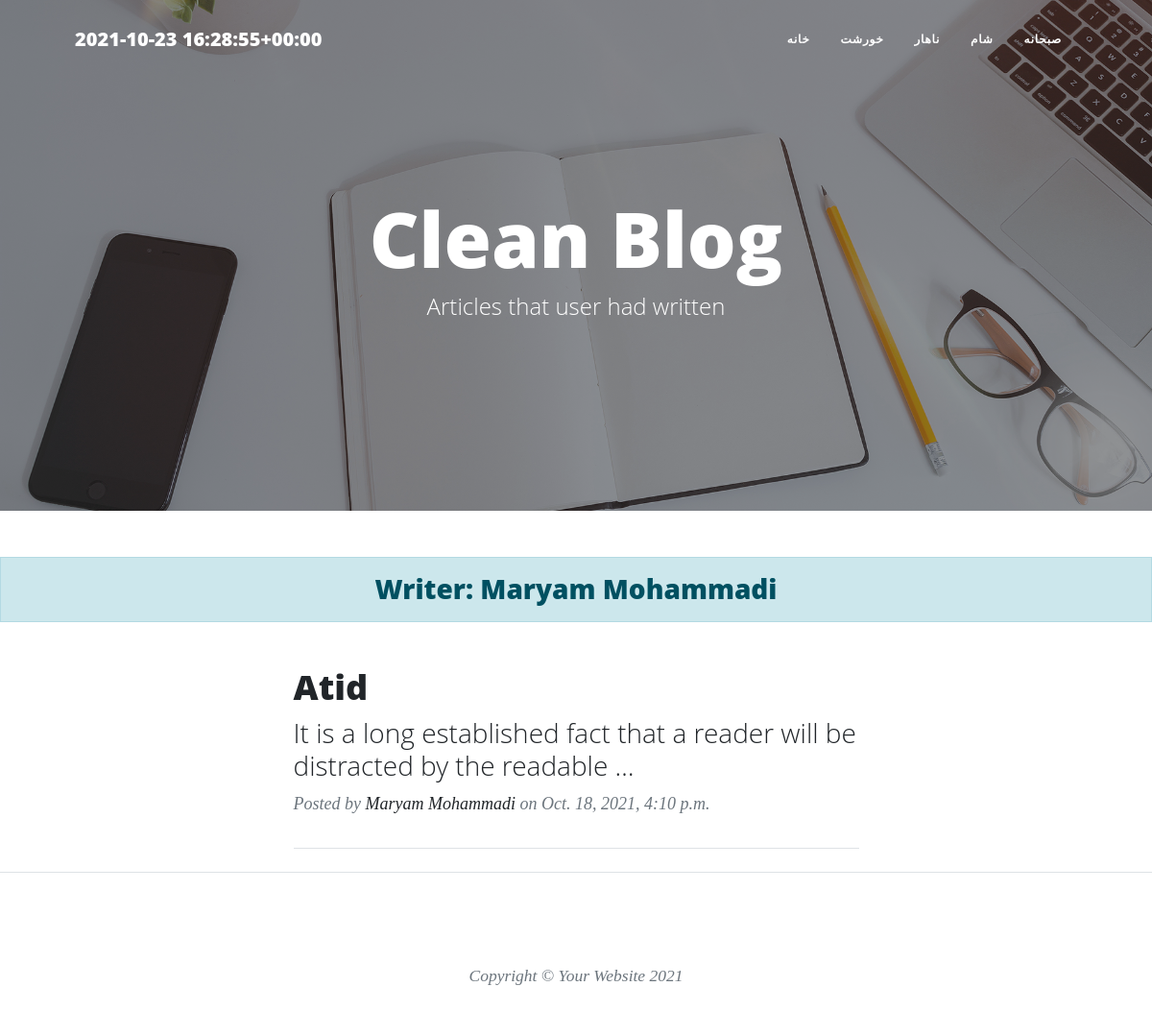
Screenshot of /articles/users/Maryam with the database file from the repository.
### food/models.py (models this page shows, shortened)
class Category(models.Model):
    parent = models.ForeignKey('self', null=True, default=None, blank=True, on_delete=models.SET_NULL, related_name='children')
    name = models.CharField(max_length=20)
    slug = models.CharField(max_length=20)
    class Meta:
        verbose_name = 'گروه'
        verbose_name_plural = 'گروه‌ ها'

class foodModels(models.Model):
    RATE = (
        ('3','Very good'),
        ('2', 'Good'),
        ('1','Bad'),
    )
    AUTH = (
        ('Admins',(
            ('Atid','Atid'),
            ('Rahmat','Rahmat'),
            ('Noora','Noora'),
        )),
        ('Normal people',(
            ('Yasin','Yasin'),
            ('Ebne','Ebne')
        )),
    )
    user = models.ForeignKey(User, null=True, on_delete=models.SET_NULL,default='User.id',related_name='author', verbose_name='نویسنده')
    name = models.CharField(max_length=20)
    slug = models.SlugField(max_length=20)
    desc = models.TextField(default="add descriptions here.")
    rate = models.CharField(max_length=1, choices=RATE)
    auth = models.CharField(max_length=20, choices=AUTH)  # special feature
    date = models.DateTimeField(default=timezone.now)
    categ = models.ManyToManyField(Category, related_name='categs')
    img = models.ImageField(upload_to='foodPics/')
    special_article = models.BooleanField(default=False, verbose_name="مقاله‌ی ویژه")
    check = models.BooleanField(default=False, verbose_name="آیا اجازه انتشار می‌دهید؟")
    class Meta:
        verbose_name = 'غذا'
        verbose_name_plural = 'غذاها'
    objects = manageFood()
    def categ_to_str(self):
        return ", ".join([Category.name for Category in self.categ.all()])
    categ_to_str.short_description = 'Category'

### Account/models.py (models this page shows)
class User(AbstractUser):
    is_author = models.BooleanField(default=False)
    vip_date = models.DateField(default=timezone.now)
    def is_special_user(self):
        if self.vip_date > date.today():
            return True
        else:
            return False
    is_special_user.boolean = True #baraye change kardan False be zarbdar to admin panel
    class Meta:
        verbose_name = 'کاربر'
        verbose_name_plural = 'کاربرها'

### food/views.py (the view)
# urls.py: path('articles/users/<slug:username>', AuthorShow.as_view(), name='authClass')
class AuthorShow(generic.ListView):
    template_name = 'author_list.html'
    paginate_by = 3
    def get_queryset(self):
        global user
        username = self.kwargs.get('username')
        user = get_object_or_404(User, username=username)
        return User.objects.all()
    def get_context_data(self, **kwargs):
        context = super().get_context_data(**kwargs)
        context['user'] = user
        return context

### food/templatetags/base_tag.py (called while the page is built)
@register.simple_tag()
def showTime():
    return timezone.now()

@register.inclusion_tag('categ_tags.html')
def profCateg():
    return {
        'cat': Category.objects.all()
    }

### templates/author_list.html
{% extends 'base.html' %}
{% load static %}
{% block content %}
        <header class="masthead" style="background-image: url('{% static 'assets/img/home-bg.jpg' %}')">
            <div class="container position-relative px-4 px-lg-5">
                <div class="row gx-4 gx-lg-5 justify-content-center">
                    <div class="col-md-10 col-lg-8 col-xl-7">
                        <div class="site-heading">
                            <h1>Clean Blog</h1>
                            <span class="subheading">Articles that user had written</span>
                        </div>
                    </div>
                </div>
            </div>
        </header>
    <h3 class="alert alert-primary text-center">Writer: {{ user.get_full_name }}</h3>
        <div class="container px-4 px-lg-5">
            <div class="row gx-4 gx-lg-5 justify-content-center">
                <div class="col-md-10 col-lg-8 col-xl-7">
                    {% for food in user.author.all %}
                    <div class="post-preview">
                        <a href="{{ food.slug }}">
                            <h2 class="post-title">{{ food.name }}</h2>
                            <h3 class="post-subtitle">{{ food.desc | truncatewords:15 }}</h3>
                        </a>
                        <p class="post-meta">
                            Posted by
                           <a href="{% url 'foodUrl:authClass' food.user.username %}">{{ food.user.get_full_name }}</a>
                            on {{ food.date }}
                        </p>
                    </div>
                    <hr class="my-4" />
                    {% endfor %}
                </div>
            </div>
        </div>
 {% endblock %}

### templates/categ_tags.html
<div class="collapse navbar-collapse myfont" id="navbarResponsive">
    <ul class="navbar-nav ms-auto py-4 py-lg-0">
        <li class="nav-item"><a class="nav-link px-lg-3 py-3 py-lg-4" href="{% url 'foodUrl:home' %}">خانه</a></li>
        {% for cat in cat %}
        {% if cat.parent == None %}
            <li class="nav-item"><a class="nav-link px-lg-3 py-3 py-lg-4" href="{% url 'foodUrl:categClass' cat.slug%}">{{ cat.name }}</a></li>
        {% endif %}
        {% endfor %}
    </ul>
</div>

### rows the page displays
Category: name "خورشت"
Category: name "ناهار"
Category: name "شام"
Category: name "صبحانه"
User: get_full_name "Maryam Mohammadi"
foodModels: name "Atid", desc "It is a long established fact that a reader will be distracted by the readable …", user.get_full_name "Maryam Mohammadi", date "Oct. 18, 2021, 4:10 p.m."
